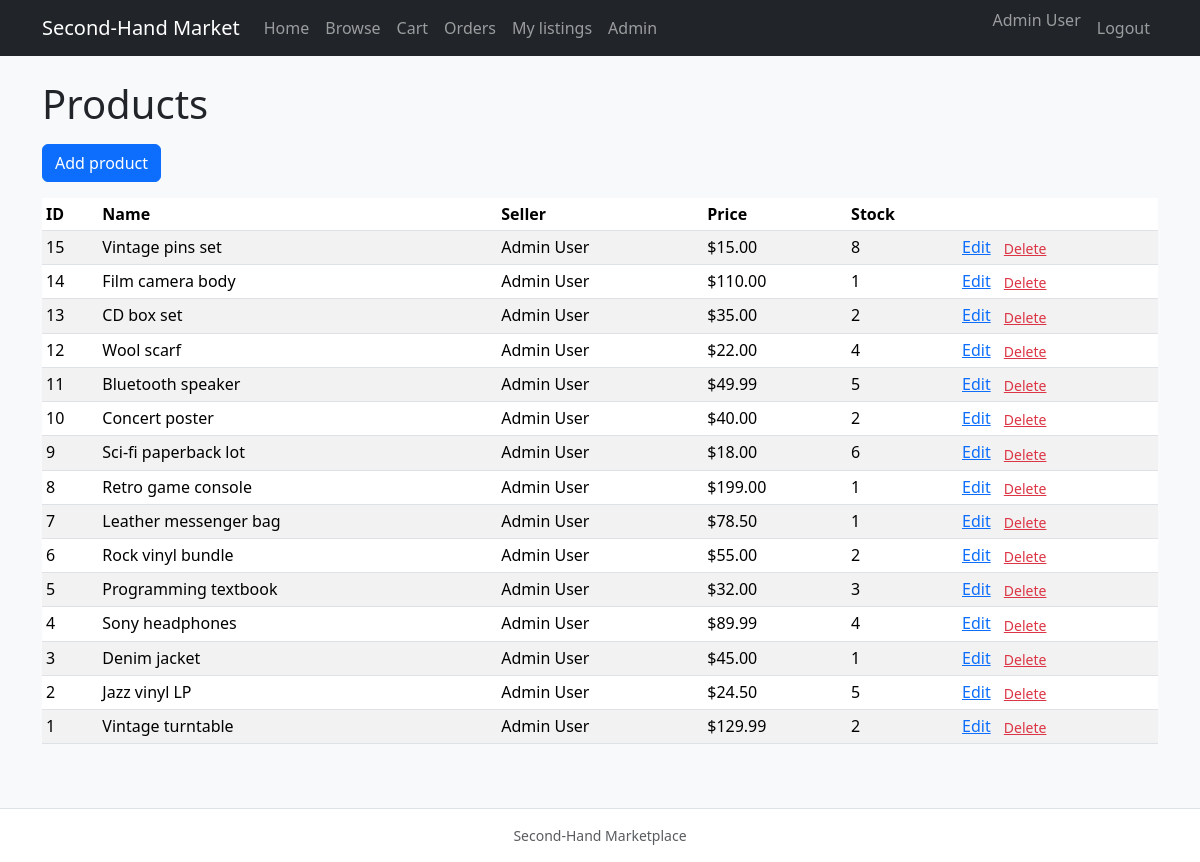
/admin/products.php (signed in), run on the app's committed database.
### tables this page shows
CREATE TABLE products (
  id INT UNSIGNED AUTO_INCREMENT PRIMARY KEY,
  name VARCHAR(200) NOT NULL,
  description TEXT,
  price DECIMAL(10,2) NOT NULL,
  image_url VARCHAR(500) DEFAULT NULL,
  category VARCHAR(80) NOT NULL,
  `condition` VARCHAR(40) NOT NULL,
  stock INT UNSIGNED NOT NULL DEFAULT 0,
  seller_id INT UNSIGNED NOT NULL,
  created_at TIMESTAMP DEFAULT CURRENT_TIMESTAMP,
  CONSTRAINT fk_products_seller FOREIGN KEY (seller_id) REFERENCES users(id) ON DELETE CASCADE
);

CREATE TABLE users (
  id INT UNSIGNED AUTO_INCREMENT PRIMARY KEY,
  name VARCHAR(120) NOT NULL,
  email VARCHAR(255) NOT NULL UNIQUE,
  password_hash VARCHAR(255) NOT NULL,
  is_admin TINYINT(1) NOT NULL DEFAULT 0,
  created_at TIMESTAMP DEFAULT CURRENT_TIMESTAMP
);

### admin/products.php (the view, shortened to what this page needs)
<?php
require __DIR__ . '/../includes/init.php';
$rows = $pdo->query(
    'SELECT p.*, u.name AS seller_name, u.email AS seller_email FROM products p JOIN users u ON u.id = p.seller_id ORDER BY p.id DESC'
)->fetchAll();
require __DIR__ . '/../includes/header.php';
?>
<h1 class="mb-3">Products</h1>
<p><a class="btn btn-primary" href="product_edit.php">Add product</a></p>
<table class="table table-sm table-striped">
  <thead><tr><th>ID</th><th>Name</th><th>Seller</th><th>Price</th><th>Stock</th><th></th></tr></thead>
  <tbody>
  <?php foreach ($rows as $r): ?>
    <tr>
      <td><?php echo (int) $r['id']; ?></td>
      <td><?php echo htmlspecialchars($r['name']); ?></td>
      <td><?php echo htmlspecialchars($r['seller_name']); ?></td>
      <td>$<?php echo number_format((float) $r['price'], 2); ?></td>
      <td><?php echo (int) $r['stock']; ?></td>
      <td>
        <a href="product_edit.php?id=<?php echo (int) $r['id']; ?>">Edit</a>
        <form method="post" class="d-inline" onsubmit="return confirm('Delete this product?');">
          <button type="submit" class="btn btn-link btn-sm text-danger p-0 ms-2">Delete</button>
        </form>
      </td>
    </tr>
  <?php endforeach; ?>
  </tbody>
</table>
<?php require __DIR__ . '/../includes/footer.php'; ?>

### data on the page
products: id "15", name "Vintage pins set", seller.name "Admin User", price "15.00", stock "8"
products: id "14", name "Film camera body", seller.name "Admin User", price "110.00", stock "1"
products: id "13", name "CD box set", seller.name "Admin User", price "35.00", stock "2"
products: id "12", name "Wool scarf", seller.name "Admin User", price "22.00", stock "4"
products: id "11", name "Bluetooth speaker", seller.name "Admin User", price "49.99", stock "5"
products: id "10", name "Concert poster", seller.name "Admin User", price "40.00", stock "2"
products: id "9", name "Sci-fi paperback lot", seller.name "Admin User", price "18.00", stock "6"
products: id "8", name "Retro game console", seller.name "Admin User", price "199.00", stock "1"
products: id "7", name "Leather messenger bag", seller.name "Admin User", price "78.50", stock "1"
products: id "6", name "Rock vinyl bundle", seller.name "Admin User", price "55.00", stock "2"
products: id "5", name "Programming textbook", seller.name "Admin User", price "32.00", stock "3"
products: id "4", name "Sony headphones", seller.name "Admin User", price "89.99", stock "4"
products: id "3", name "Denim jacket", seller.name "Admin User", price "45.00", stock "1"
products: id "2", name "Jazz vinyl LP", seller.name "Admin User", price "24.50", stock "5"
products: id "1", name "Vintage turntable", seller.name "Admin User", price "129.99", stock "2"

### other printed values
$u['name'] "Admin User"
